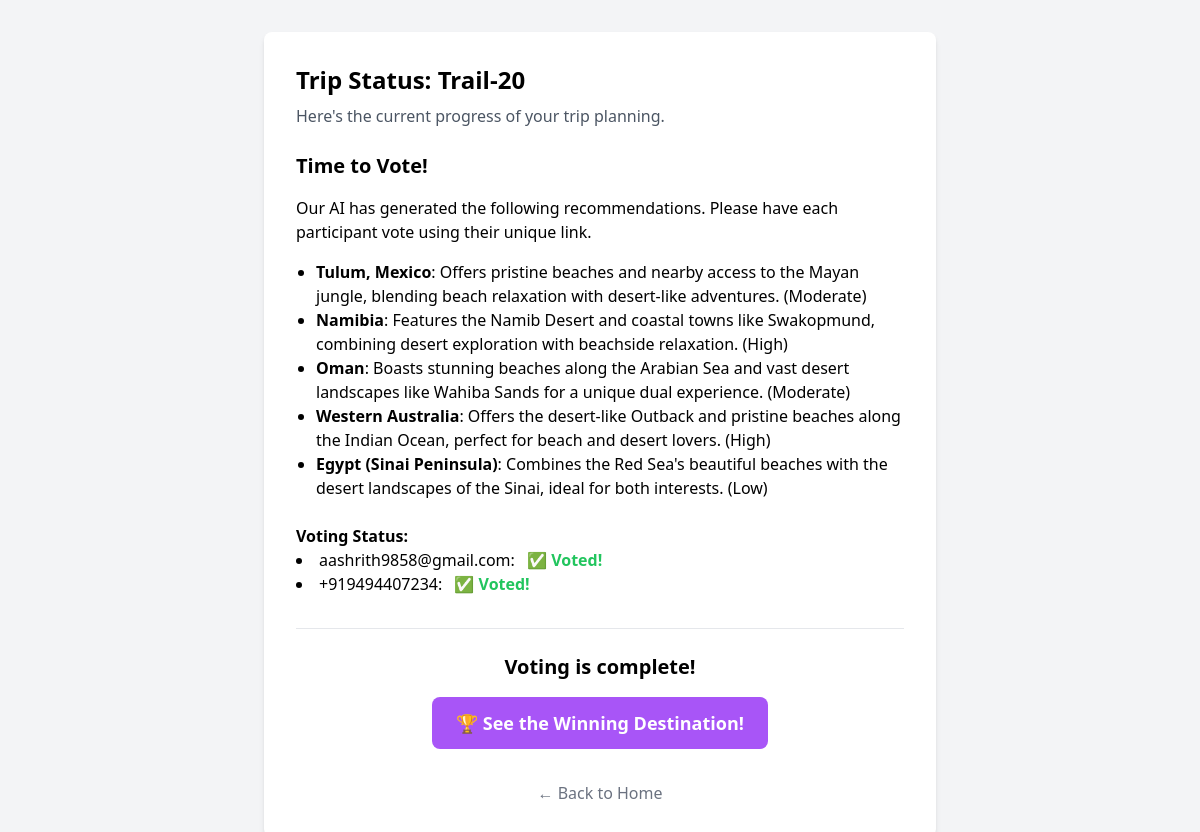
Screenshot of /trips/28 with the database file from the repository.
### app/models/trip.py (models this page shows)
class Trip(Base):
    __tablename__ = "trips"
    id = Column(Integer, primary_key=True, index=True)
    name = Column(String, index=True)
    status = Column(String, default="planning")
    winner_recommendation_id = Column(Integer, ForeignKey("recommendations.id"), nullable=True)
    recommendations = relationship("Recommendation", foreign_keys="[Recommendation.trip_id]", back_populates="trip")
    winner = relationship("Recommendation", foreign_keys=[winner_recommendation_id])
    participants = relationship("Participant", back_populates="trip")

class Recommendation(Base):
    __tablename__ = "recommendations"
    id = Column(Integer, primary_key=True, index=True)
    trip_id = Column(Integer, ForeignKey("trips.id"))
    destination_name = Column(String)
    reason = Column(String)
    estimated_budget = Column(String)
    trip = relationship("Trip", back_populates="recommendations", foreign_keys=[trip_id])

class Participant(Base):
    __tablename__ = "participants"
    id = Column(Integer, primary_key=True, index=True)
    contact_info = Column(String, index=True)
    trip_id = Column(Integer, ForeignKey("trips.id"))
    trip = relationship("Trip", back_populates="participants")
    survey_response = relationship("SurveyResponse", uselist=False, back_populates="participant")
    __table_args__ = (UniqueConstraint('contact_info', 'trip_id', name='_contact_trip_uc'),)

### app/api/trips.py (the view)
@router.get("/{trip_id}", response_class=HTMLResponse)
def get_trip_status_page(request: Request, trip_id: int, db: Session = Depends(get_db)):
    trip = db.query(models.Trip).filter(models.Trip.id == trip_id).first()
    votes = db.query(models.Vote).join(models.Participant).filter(models.Participant.trip_id == trip_id).all()
    vote_count = len(votes)
    voted_participant_ids = {vote.participant_id for vote in votes}
    return templates.TemplateResponse(
        "trip_status.html",
        {
            "request": request,
            "trip": trip,
            "vote_count": vote_count,
            "voted_participant_ids": voted_participant_ids  # Pass the new list to the template
        }
    )

### app/templates/trip_status.html (shortened to what this page needs)
{% extends "base.html" %}
{% block content %}
<div id="trip-dashboard-content" class="bg-white p-8 rounded-lg shadow-md max-w-2xl mx-auto">
    <h1 class="text-2xl font-bold mb-2">Trip Status: {{ trip.name }}</h1>
    <p class="text-gray-600 mb-6">Here's the current progress of your trip planning.</p>
    <div id="recommendations-section">
        {% if trip.recommendations %}
            <h2 class="text-xl font-semibold mb-4">Time to Vote!</h2>
            <p class="mb-4">Our AI has generated the following recommendations. Please have each participant vote using their unique link.</p>
            <ul class="list-disc pl-5 mb-6">
            {% for rec in trip.recommendations %}
                <li><strong>{{ rec.destination_name }}</strong>: {{ rec.reason }} ({{ rec.estimated_budget }})</li>
            {% endfor %}
            </ul>
            <h3 class="font-semibold">Voting Status:</h3>
<ul class="list-inside list-disc">
{% for p in trip.participants %}
    <li>
        {{ p.contact_info }}:
        {% if p.id in voted_participant_ids %}
            <span class="text-green-500 font-bold ml-2">✅ Voted!</span>
        {% else %}
            <a href="/trip/{{ trip.id }}/vote/{{ p.id }}" class="text-blue-500 hover:underline ml-2">Vote Here</a>
        {% endif %}
    </li>
{% endfor %}
</ul>
        {% endif %}
    </div>
    {% if vote_count == trip.participants|length and trip.recommendations %}
        <div class="mt-8 text-center border-t pt-6">
            <h2 class="text-xl font-semibold mb-4">Voting is complete!</h2>
            <button
                hx-get="/trip/{{ trip.id }}/results"
                hx-target="#trip-dashboard-content"
                hx-swap="innerHTML"
                class="bg-purple-500 hover:bg-purple-700 text-white font-bold py-3 px-6 rounded-lg text-lg"
            >
                🏆 See the Winning Destination!
            </button>
        </div>
    {% endif %}
    <div class="mt-8 text-center">
        <a href="/" class="text-gray-500 hover:underline">← Back to Home</a>
    </div>
</div>
{% endblock %}

### rows the page displays
Trip: name "Trail-20"
Recommendation: destination_name "Tulum, Mexico", reason "Offers pristine beaches and nearby access to the Mayan jungle, blending beach relaxation with desert-like adventures.", estimated_budget "Moderate"
Recommendation: destination_name "Namibia", reason "Features the Namib Desert and coastal towns like Swakopmund, combining desert exploration with beachside relaxation.", estimated_budget "High"
Recommendation: destination_name "Oman", reason "Boasts stunning beaches along the Arabian Sea and vast desert landscapes like Wahiba Sands for a unique dual experience.", estimated_budget "Moderate"
Recommendation: destination_name "Western Australia", reason "Offers the desert-like Outback and pristine beaches along the Indian Ocean, perfect for beach and desert lovers.", estimated_budget "High"
Recommendation: destination_name "Egypt (Sinai Peninsula)", reason "Combines the Red Sea's beautiful beaches with the desert landscapes of the Sinai, ideal for both interests.", estimated_budget "Low"
Participant: contact_info "aashrith9858@gmail.com", shows "✅ Voted!"
Participant: contact_info "+919494407234", shows "✅ Voted!"
